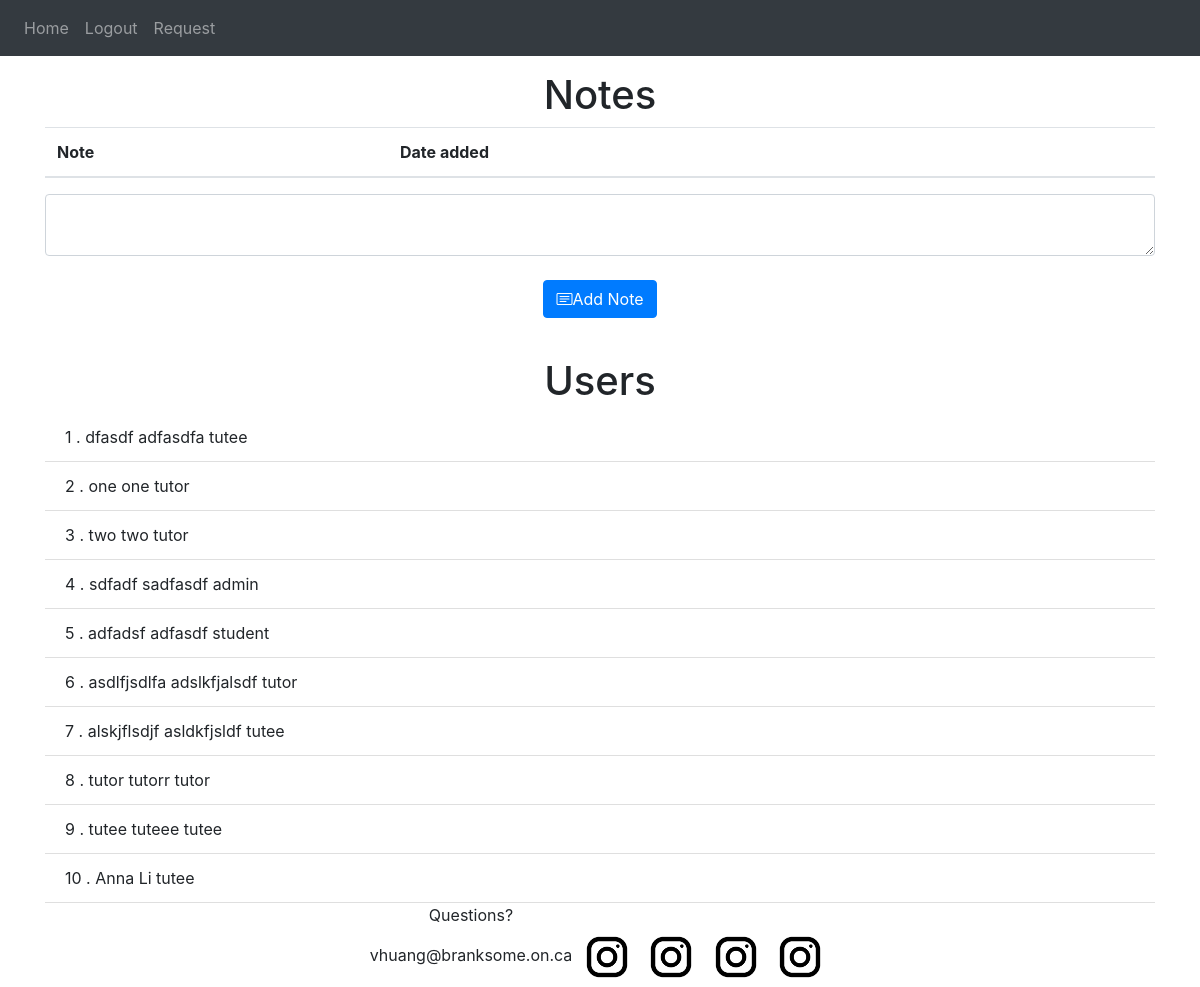
Page / (signed in) on the committed database.
### website/models.py (models this page shows)
class User(db.Model, UserMixin):
    id = db.Column(db.Integer, primary_key=True)
    email = db.Column(db.String(50), unique=True)
    password = db.Column(db.String(50))
    first_name = db.Column(db.String(50))
    last_name = db.Column(db.String(50))
    role = db.Column(db.String(50))
    notes = db.relationship('Note')

### website/views.py (the view, shortened to what this page needs)
@views.route('/', methods=['GET', 'POST']) # homepage
@login_required
def home():
    users = User.query.all()
    if request.method == 'GET':
        print("Get request on home page.")
        print(len(users))
        return render_template("home.html", user=current_user, users=users)

### website/__init__.py (called while the page is built)
def create_app():
    app = Flask(__name__)
    app.config['SECRET_KEY'] = 'hjgfdjhgkjhlkj'
    app.config['SQLALCHEMY_DATABASE_URI'] = f'sqlite:///{DB_NAME}'
    db.init_app(app)
    from .views import views
    from .auth import auth
    app.register_blueprint(views, url_prefix='/')
    app.register_blueprint(auth, url_prefix='/')
    from .models import User, Note
    create_database(app)
    login_manager = LoginManager()
    login_manager.login_view = 'auth.login'
    login_manager.init_app(app)
    @login_manager.user_loader
    def load_user(id):
        return User.query.get(int(id))
    return app

### website/templates/home.html (shortened to what this page needs)
{% extends "base.html" %}
{% block content %}
<h1 style="text-align:center;margin-top:15px;">Notes</h1>
<table class="table" id="notes">
  <thead>
    <tr>
      <th scope="col">Note</th>
      <th scope="col">Date added</th>
      <th scope="col"></th>
    </tr>
  </thead>
</table>
<form method="POST">
    <textarea name="note" id="note" class="form-control"></textarea>
    <br />
    <div align="center">
        <button type="submit" class="btn btn-primary"><span class="bi-card-text"></span>Add Note</button>
    </div>
</form>
{% endblock %}
{% block user_table %}
<h1 style="text-align:center;margin-top:15px;">Users</h1>
<ul class="list-group list-group-flush" id="users">
    {% for user in users %}
    <li class="list-group-item">
        {{ user.id }}
        {{ "." }}
        {{ user.first_name }}
        {{ user.last_name }}
        {{ user.role }}
    </li>
    {% endfor %}
</ul>
<footer style="justify-content:space-between;text-align:center;">
    <div style="justify-content:space-between;display:inline-block;space-between:1px;">
        <div style="display:inline-block;">
            <p>Questions?</p>
            <p>vhuang@branksome.on.ca</p>
        </div>
        <a href="instagram.com"><img style="height:60px;" class ="social" alt="instagram"/></a>
        <a href="https://www.facebook.com/"> <img style="height:60px;" class ="social" alt="facebook"/></a>
        <a href="https://twitter.com/home?lang=en"> <img style="height:60px;" class ="social" alt="twitter"/></a>
        <a href="https://www.youtube.com/"> <img style="height:60px;" class ="social" alt="youtube"/></a>
    </div>
</footer>
{% endblock %}

### website/templates/base.html (shortened to what this page needs)
 <!DOCTYPE html>
<html>
  <head>
    <link
      rel="stylesheet"
      href="https://stackpath.bootstrapcdn.com/bootstrap/4.4.1/css/bootstrap.min.css"
    />
    <link
      rel="stylesheet"
      href="https://stackpath.bootstrapcdn.com/font-awesome/4.7.0/css/font-awesome.min.css"
    />
    <link rel="stylesheet" href="https://cdn.jsdelivr.net/npm/bootstrap-icons@1.5.0/font/bootstrap-icons.css">
  </head>
<body>
    <nav class="navbar navbar-expand-lg navbar-dark bg-dark">
        <div class="collapse navbar-collapse" id="navbar">
            <div class="navbar-nav">
                {% if user.is_authenticated %}
                <a class="nav-item nav-link" id="home" href="/">Home</a>
                <a class="nav-item nav-link" id="logout" href="/logout">Logout</a>
                <a class="nav-item nav-link" id="request-role" href="/request-role">Request</a>
                {% else %}
                <a class="nav-item nav-link" id="login" href="/login">Login</a>
                <a class="nav-item nav-link" id="signup" href="/sign-up">Sign Up</a>
                {% endif %}
            </div>
        </div>
    </nav>
    <div class="container">
        {% block content %}
        {% endblock %}
    </div>
    <br />
    <div class="container">
        {% block user_table %}
        {% endblock %}
    </div>
</body>
</html>

### rows in the picture
User: id "1", value ".", first_name "dfasdf", last_name "adfasdfa", role "tutee"
User: id "2", value ".", first_name "one", last_name "one", role "tutor"
User: id "3", value ".", first_name "two", last_name "two", role "tutor"
User: id "4", value ".", first_name "sdfadf", last_name "sadfasdf", role "admin"
User: id "5", value ".", first_name "adfadsf", last_name "adfasdf", role "student"
User: id "6", value ".", first_name "asdlfjsdlfa", last_name "adslkfjalsdf", role "tutor"
User: id "7", value ".", first_name "alskjflsdjf", last_name "asldkfjsldf", role "tutee"
User: id "8", value ".", first_name "tutor", last_name "tutorr", role "tutor"
User: id "9", value ".", first_name "tutee", last_name "tuteee", role "tutee"
User: id "10", value ".", first_name "Anna", last_name "Li", role "tutee"
